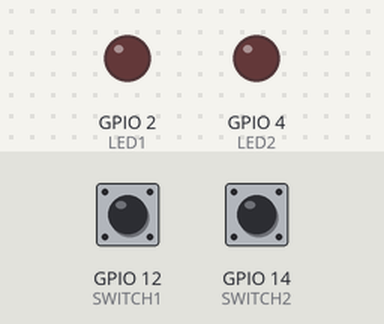
A program run on a simulated ESP32. On the bench: output pins drawn as LEDs (lit = HIGH). Inputs (shaded band) come from the test bench; at power-on: GPIO 12 (SWITCH1) HIGH, GPIO 14 (SWITCH2) HIGH.

Above: at 1.2 s.
1.3 s: GPIO 12 (SWITCH1) pulled LOW for 0.15 s
At 2.2 s:
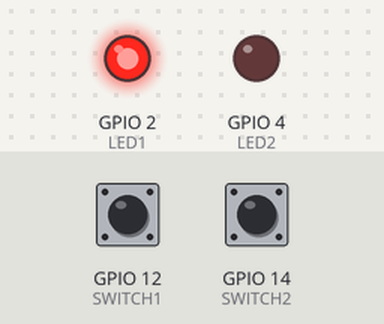
2.9 s: GPIO 14 (SWITCH2) pulled LOW for 0.15 s
At 3.4 s:
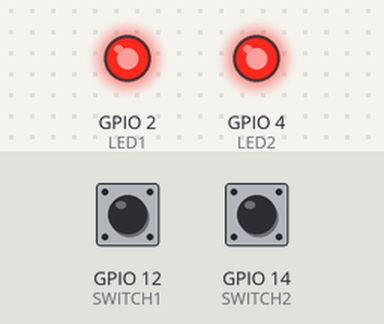
4.5 s: GPIO 12 (SWITCH1) pulled LOW for 1 s
At 5.8 s:
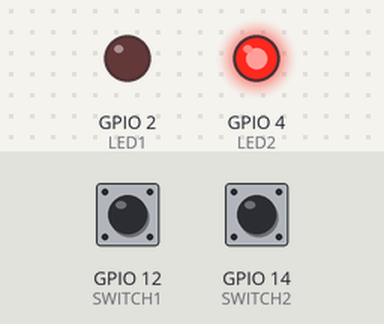
7.0 s: GPIO 12 (SWITCH1) pulled LOW for 3.2 s
At 7.7 s:
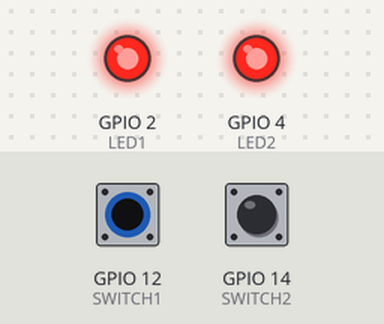
11.7 s: GPIO 14 (SWITCH2) pulled LOW for 1 s
At 12.5 s:
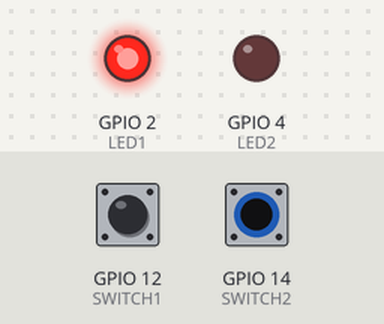
Timing chart, 0 to 14.7 s (numbered marks = the images above; inputs shaded):
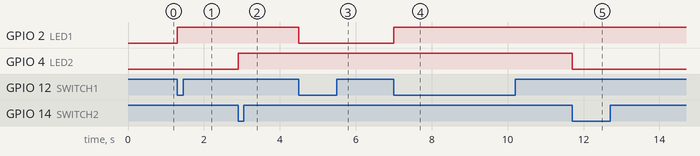

The program:

main.cpp
```cpp
/*
  Name: M. Hamza
  Reg no.: 23-NTU-CS-FL-1186
  Week3_Home Task: Debounce Solution using Timer Interrupt
*/

#include <Arduino.h>

#define LED1 2
#define LED2 4
#define SWITCH1 12
#define SWITCH2 14

// LED states
volatile bool Led_State1 = LOW;
volatile bool Led_State2 = LOW;

// Debounce flags
volatile bool debounce1 = false;
volatile bool debounce2 = false;

// Timer objects
hw_timer_t *Timer1 = NULL;
hw_timer_t *Timer2 = NULL;

// ----------- Timer Interrupts -----------
void IRAM_ATTR Timer1_ISR() {
  debounce1 = false; // allow next button press
  timerStop(Timer1); // stop timer after delay
}

void IRAM_ATTR Timer2_ISR() {
  debounce2 = false;
  timerStop(Timer2);
}

// ----------- Switch Interrupts -----------
void IRAM_ATTR Switch1_ISR() {
  if (!debounce1) {
    debounce1 = true;
    Led_State1 = !Led_State1;
    digitalWrite(LED1, Led_State1);
    timerRestart(Timer1);
    timerStart(Timer1);
  }
}

void IRAM_ATTR Switch2_ISR() {
  if (!debounce2) {
    debounce2 = true;
    Led_State2 = !Led_State2;
    digitalWrite(LED2, Led_State2);
    timerRestart(Timer2);
    timerStart(Timer2);
  }
}

void setup() {
  pinMode(LED1, OUTPUT);
  pinMode(LED2, OUTPUT);
  pinMode(SWITCH1, INPUT_PULLUP);
  pinMode(SWITCH2, INPUT_PULLUP);

  // -------- Timer Configuration --------
  // timerBegin(timer number, divider, countUp)
  // 80 MHz / 80 = 1 MHz → 1 tick = 1 microsecond
  Timer1 = timerBegin(0, 80, true);
  Timer2 = timerBegin(1, 80, true);

  // Attach ISRs (true = edge triggered)
  timerAttachInterrupt(Timer1, &Timer1_ISR, true);
  timerAttachInterrupt(Timer2, &Timer2_ISR, true);

  // Set timers for 200ms (200,000 microseconds), no auto-reload
  timerAlarmWrite(Timer1, 200000, false);
  timerAlarmWrite(Timer2, 200000, false);

  // External interrupts for switches
  attachInterrupt(digitalPinToInterrupt(SWITCH1), Switch1_ISR, FALLING);
  attachInterrupt(digitalPinToInterrupt(SWITCH2), Switch2_ISR, FALLING);
}

void loop() {
  // nothing to do here
}
```

Measured:
- after the input at 1.3 s, GPIO 2 (LED1): LOW → HIGH at once
- after the input at 2.9 s, GPIO 4 (LED2): LOW → HIGH at once
- after the input at 4.5 s, GPIO 2 (LED1): HIGH → LOW at once
- after the input at 7.0 s, GPIO 2 (LED1): LOW → HIGH at once
- after the input at 11.7 s, GPIO 4 (LED2): HIGH → LOW at once
